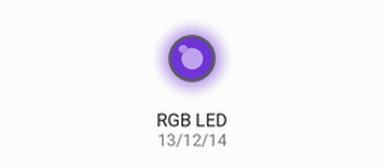
Simulated run of this program. Board: ESP32 board running MicroPython. On the bench: an RGB LED mixed from three pins (HIGH = lit). Dim RGB values are drawn brighter than linear; random numbers come from a fixed seed; what the program prints to the serial console is not drawn.

Above: at 0.1 s.
At 4.6 s:
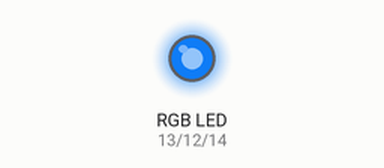
At 9.6 s:
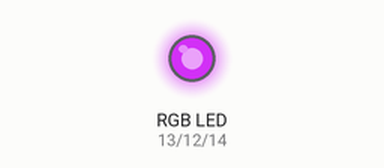
At 19.6 s:
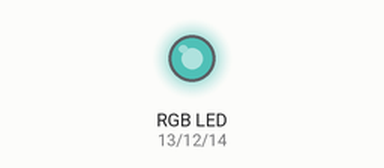
At 29.1 s:
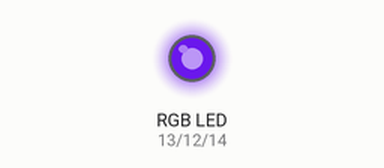
At 39.1 s:
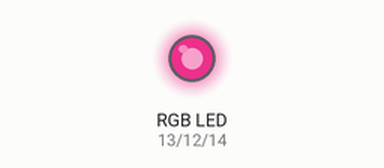
Timing chart, 0 to 40.0 s (numbered marks = the images above):
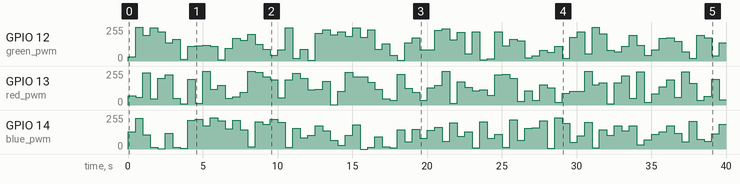

The program:

main.py
```python
# ==============================================================================
# Mekong STEM - Giáo trình lập trình vi điều khiển ESP32 với MicroPython
# Dự án: Điều khiển LED RGB
# ==============================================================================

from machine import Pin, PWM  # Nhập lớp Pin và PWM để cấu hình xuất xung
from utime import sleep_ms   # Nhập hàm sleep_ms để tạo độ trễ giữa các lần đổi màu
import urandom               # Nhập thư viện sinh số ngẫu nhiên

print("Hệ thống khởi động... Đang phát tín hiệu PWM điều khiển LED RGB.")
print("Bấm tổ hợp phím `Ctrl+C` tại cửa sổ Shell để dừng chương trình an toàn.")

# 1. Cấu hình các chân xuất PWM cho 3 màu R, G, B, tần số 5000hz
red_pwm   = PWM(Pin(13), freq=5000)  # Chân điều khiển màu Đỏ (Red)
green_pwm = PWM(Pin(12), freq=5000)  # Chân điều khiển màu Xanh lá (Green)
blue_pwm  = PWM(Pin(14), freq=5000)  # Chân điều khiển màu Xanh dương (Blue)

def set_color(r, g, b):
    """
    Hàm thiết lập màu sắc cho LED RGB (Loại Cathode chung)
    :param r: Mức độ màu Đỏ (0 - 255)
    :param g: Mức độ màu Xanh lá (0 - 255)
    :param b: Mức độ màu Xanh dương (0 - 255)
    """
    # Quy đổi giá trị RGB 8-bit (0-255) sang thang PWM 10-bit của MicroPython (0-1023)
    duty_r = int((r / 255) * 1023)
    duty_g = int((g / 255) * 1023)
    duty_b = int((b / 255) * 1023)

    # Gán giá trị Duty Cycle cho từng kênh PWM
    red_pwm.duty(duty_r)
    green_pwm.duty(duty_g)
    blue_pwm.duty(duty_b)

try:
    # Vòng lặp liên tục tạo màu ngẫu nhiên
    while True:
        # Sinh giá trị ngẫu nhiên trong dải từ 0 đến 255 cho từng màu
        r = urandom.randint(0, 255)
        g = urandom.randint(0, 255)
        b = urandom.randint(0, 255)

        # Cập nhật màu sắc lên đèn LED RGB
        set_color(r, g, b)

        # Xuất giá trị màu hiện tại ra màn hình Terminal
        print(f"Màu hiện tại -> R: {r} | G: {g} | B: {b}")

        # Chờ 500ms trước khi đổi sang màu tiếp theo
        sleep_ms(500)

except KeyboardInterrupt:
    # Khối lệnh dọn dẹp và giải phóng tài nguyên PWM khi nhấn Ctrl+C
    print("\n[HỆ THỐNG DỪNG] Đang tắt toàn bộ các kênh màu LED RGB...")
    set_color(0, 0, 0)      # Tắt cả 3 màu (Duty = 0)

    # Hủy khởi tạo PWM trên các chân GPIO
    red_pwm.deinit()
    green_pwm.deinit()
    blue_pwm.deinit()
    print("Đã ngắt hệ thống an toàn.")
```

Measured:
- by itself, GPIO 13 (red_pwm): 0/255 → 68/255 at 0.00 s, → 60/255 0.50 s later, → 241/255 0.50 s later, → 48/255 0.50 s later, … (80 changes in this stretch)
- by itself, GPIO 14 (blue_pwm): 0/255 → 130/255 at 0.00 s, → 230/255 0.50 s later, → 107/255 0.50 s later, → 14/255 0.50 s later, … (80 changes in this stretch)
